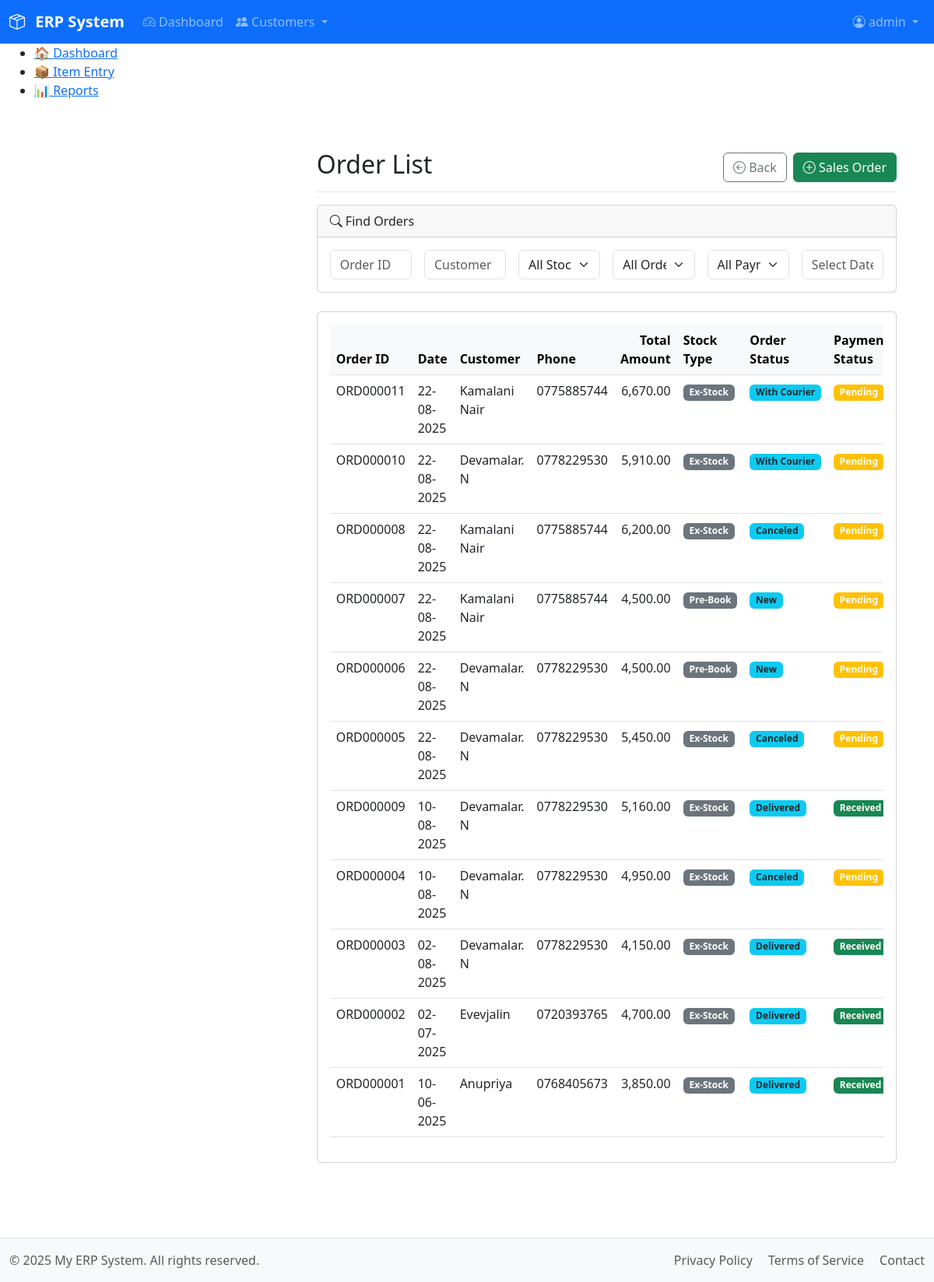
Before: /modules/sales/list_orders.php (signed in) with the older database file.
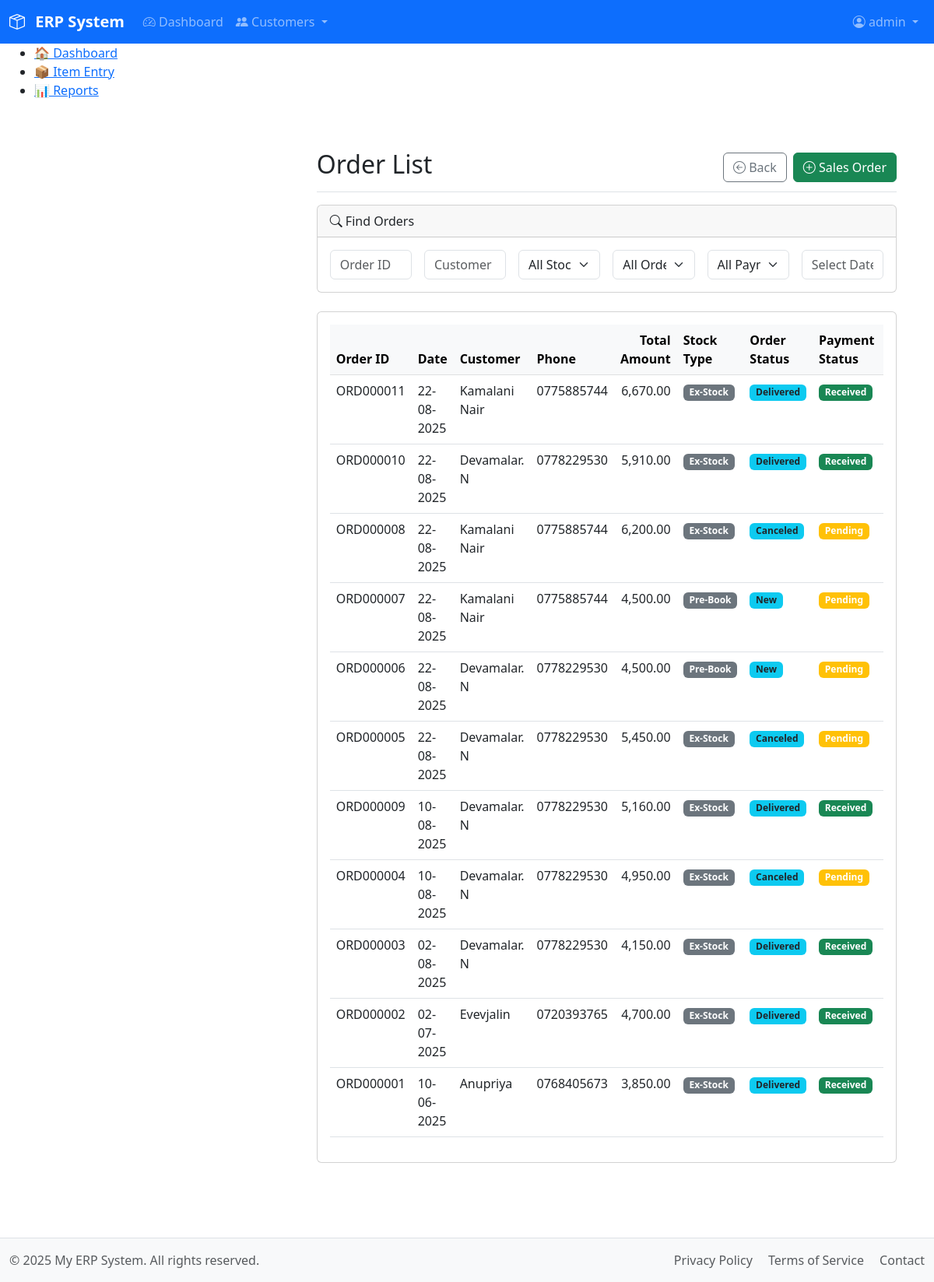
After: the same page with the newer database file.
### tables this page shows
CREATE TABLE `orders` (
  `order_id` varchar(10) NOT NULL,
  `customer_id` varchar(10) NOT NULL,
  `order_date` date NOT NULL,
  `status` enum('New','Processing','Awaiting Stock','With Courier','Delivered','Canceled') NOT NULL DEFAULT 'New',
  `stock_type` enum('Ex-Stock','Pre-Book') NOT NULL DEFAULT 'Ex-Stock',
  `total_amount` decimal(10,2) NOT NULL DEFAULT 0.00,
  `other_expenses` decimal(10,2) NOT NULL DEFAULT 0.00,
  `payment_method` enum('BT','COD') NOT NULL DEFAULT 'COD',
  `payment_status` enum('Pending','Received') NOT NULL DEFAULT 'Pending',
  `remarks` text DEFAULT NULL,
  `created_at` timestamp NOT NULL DEFAULT current_timestamp(),
  `created_by` int(11) DEFAULT NULL,
  `created_by_name` varchar(50) DEFAULT NULL,
  PRIMARY KEY (`order_id`),
  KEY `customer_id` (`customer_id`),
  CONSTRAINT `fk_order_customer` FOREIGN KEY (`customer_id`) REFERENCES `customers` (`customer_id`) ON UPDATE CASCADE
);

CREATE TABLE `customers` (
  `customer_id` varchar(10) NOT NULL,
  `phone` varchar(15) NOT NULL,
  `name` varchar(100) NOT NULL,
  `address` text DEFAULT NULL,
  `city` varchar(50) DEFAULT NULL,
  `district` varchar(50) DEFAULT NULL,
  `postal_code` varchar(20) DEFAULT NULL,
  `known_by` varchar(50) DEFAULT NULL,
  `email` varchar(100) DEFAULT NULL,
  `first_order_date` date DEFAULT NULL,
  `description` text DEFAULT NULL,
  `profile` text DEFAULT NULL,
  `created_at` datetime NOT NULL,
  `created_by` int(11) NOT NULL,
  `created_by_name` varchar(100) NOT NULL,
  `updated_at` timestamp NULL DEFAULT NULL,
  `updated_by` int(11) DEFAULT NULL,
  `updated_by_name` varchar(255) DEFAULT NULL,
  PRIMARY KEY (`customer_id`),
  UNIQUE KEY `phone` (`phone`),
  KEY `created_by` (`created_by`),
  KEY `updated_by` (`updated_by`),
  CONSTRAINT `customers_ibfk_1` FOREIGN KEY (`created_by`) REFERENCES `users` (`id`),
  CONSTRAINT `customers_ibfk_2` FOREIGN KEY (`updated_by`) REFERENCES `users` (`id`)
);

### includes/functions.php (called while the page is built, shortened)
<?php
function search_orders($filters = []) {
    $db = db();
    $sql = "
        SELECT
            o.order_id,
            o.order_date,
            o.total_amount,
            o.status,
            o.payment_status,
            o.stock_type, -- Added stock_type to the SELECT statement
            c.name AS customer_name,
            c.phone AS customer_phone
        FROM orders o
        JOIN customers c ON o.customer_id = c.customer_id
        WHERE 1=1
    ";
    $params = [];
    $sql .= " ORDER BY o.order_date DESC, o.order_id DESC";
    $stmt = $db->prepare($sql);
    $stmt->execute();
    $result = $stmt->get_result();
    return $result ? $result->fetch_all(MYSQLI_ASSOC) : [];
}

### modules/sales/list_orders.php (the view, shortened to what the changed rows need)
<?php
require_once __DIR__ . '/../../includes/functions.php';
$initial_orders = search_orders();
require_once __DIR__ . '/../../includes/header.php';
?>
<div class="container-fluid">
    <div class="row">
        <main class="col-md-9 ms-sm-auto col-lg-10 px-md-4">
            <div class="d-flex justify-content-between flex-wrap flex-md-nowrap align-items-center pt-3 pb-2 mb-3 border-bottom">
                <h1 class="h2">Order List</h1>
            </div>
            <div class="card">
                <div class="card-body">
                    <div class="table-responsive">
                        <table class="table table-hover">
                            <thead class="table-light">
                                <tr>
                                    <th>Order ID</th>
                                    <th>Date</th>
                                    <th>Customer</th>
                                    <th>Phone</th>
                                    <th class="text-end">Total Amount</th>
                                    <th>Stock Type</th>
                                    <th>Order Status</th>
                                    <th>Payment Status</th>
                                    <th>Actions</th>
                                </tr>
                            </thead>
                            <tbody id="orderListTableBody">
                                <?php if (empty($initial_orders)): ?>
                                    <tr><td colspan="9" class="text-center text-muted">No orders found.</td></tr>
                                <?php else: ?>
                                    <?php foreach ($initial_orders as $order): ?>
                                        <tr>
                                            <td><?= htmlspecialchars($order['order_id']) ?></td>
                                            <td><?= htmlspecialchars(date("d-m-Y", strtotime($order['order_date']))) ?></td>
                                            <td><?= htmlspecialchars($order['customer_name']) ?></td>
                                            <td><?= htmlspecialchars($order['customer_phone']) ?></td>
                                            <td class="text-end"><?= htmlspecialchars(number_format($order['total_amount'], 2)) ?></td>
                                            <td><span class="badge bg-secondary"><?= htmlspecialchars($order['stock_type']) ?></span></td>
                                            <td><span class="badge bg-info text-dark"><?= htmlspecialchars($order['status']) ?></span></td>
                                            <td><span class="badge bg-<?= $order['payment_status'] == 'Received' ? 'success' : 'warning' ?>"><?= htmlspecialchars($order['payment_status']) ?></span></td>
                                            <td><a href="/modules/sales/entry_order.php?order_id=<?= htmlspecialchars($order['order_id']) ?>" class="btn btn-sm btn-outline-primary"><i class="bi bi-pencil"></i> View</a></td>
                                        </tr>
                                    <?php endforeach; ?>
                                <?php endif; ?>
                            </tbody>
                        </table>
                    </div>
                </div>
            </div>
        </main>
    </div>
</div>
<?php require_once __DIR__ . '/../../includes/footer.php'; ?>

Changed rows visible on the page:
changed orders "ORD000011": status "With Courier" → "Delivered"; payment_status "Pending" → "Received"
changed orders "ORD000010": status "With Courier" → "Delivered"; payment_status "Pending" → "Received"
